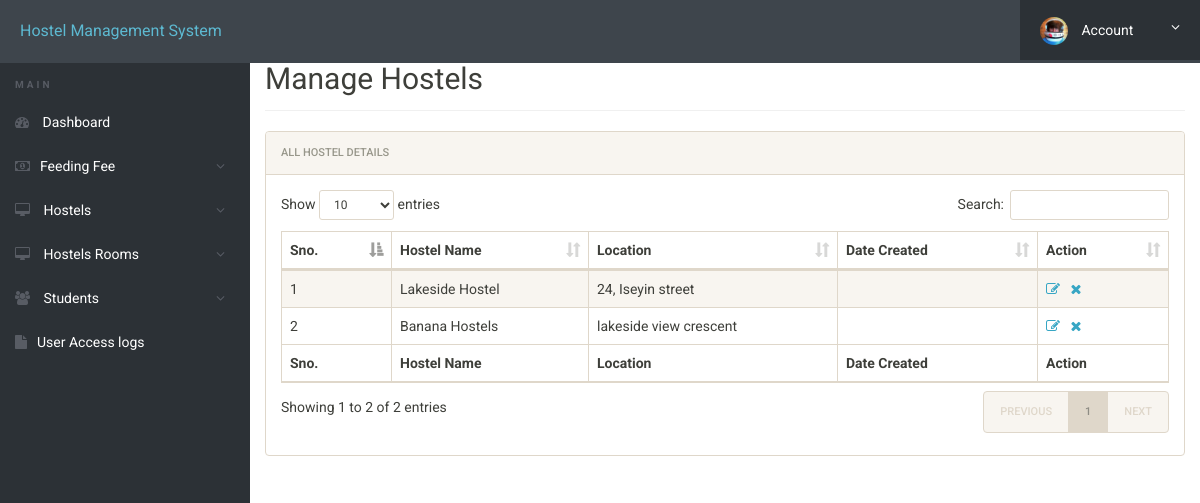
The app's page /admin/manage-hostels.php (signed in) with its own data.
### tables this page shows
CREATE TABLE `hostels` (
  `id` int(11) NOT NULL,
  `hostelName` varchar(500) DEFAULT NULL,
  `noOfRooms` int(11) DEFAULT NULL,
  `noOfAvailableRooms` int(11) DEFAULT NULL,
  `fees` int(11) DEFAULT NULL,
  `location` varchar(500) DEFAULT NULL,
  `posting_date` timestamp NULL DEFAULT current_timestamp()
);

### admin/manage-hostels.php (the view, shortened to what this page needs)
<?php
include('includes/config.php');
?>
<!doctype html>
<html lang="en" class="no-js">
<head>
	<link rel="stylesheet" href="css/font-awesome.min.css">
	<link rel="stylesheet" href="css/bootstrap.min.css">
	<link rel="stylesheet" href="css/dataTables.bootstrap.min.css">
	<link rel="stylesheet" href="css/bootstrap-social.css">
	<link rel="stylesheet" href="css/bootstrap-select.css">
	<link rel="stylesheet" href="css/fileinput.min.css">
	<link rel="stylesheet" href="css/awesome-bootstrap-checkbox.css">
	<link rel="stylesheet" href="css/style.css">
</head>
<body>
	<?php include('includes/header.php');?>
	<div class="ts-main-content">
			<?php include('includes/sidebar.php');?>
		<div class="content-wrapper">
			<div class="container-fluid">
				<div class="row">
					<div class="col-md-12">
						<h2 class="page-title" style="margin-top: 4%">Manage Hostels</h2>
						<div class="panel panel-default">
							<div class="panel-heading">All Hostel Details</div>
							<div class="panel-body">
								<table id="zctb" class="display table table-striped table-bordered table-hover" cellspacing="0" width="100%">
									<thead>
										<tr>
											<th>Sno.</th>
											<th>Hostel Name</th>
											<th>Location</th>
											<th>Date Created</th>
											<th>Action</th>
										</tr>
									</thead>
									<tfoot>
										<tr>
                                            <th>Sno.</th>
											<th>Hostel Name</th>
											<th>Location</th>
											<th>Date Created</th>
											<th>Action</th>
										</tr>
									</tfoot>
									<tbody>
<?php
$ret="select * from hostels";
$stmt= $mysqli->prepare($ret) ;
$stmt->execute() ;
$res=$stmt->get_result();
$cnt=1;
while($row=$res->fetch_object())
	  {
	  	?>
<tr><td><?php echo $cnt;?></td>
<td><?php echo $row->hostelName;?></td>
<td><?php echo $row->location;?></td>
<td><?php echo $row->dateCreated;?></td>
<td><a href="edit-hostel.php?id=<?php echo $row->hostelId;?>"><i class="fa fa-edit"></i></a>&nbsp;&nbsp;
<a href="manage-hostels.php?del=<?php echo $row->hostelId;?>" onclick="return confirm("Do you want to delete");"><i class="fa fa-close"></i></a></td>
										</tr>
									<?php
$cnt=$cnt+1;
									 } ?>
									</tbody>
								</table>
							</div>
						</div>
					</div>
				</div>
			</div>
		</div>
	</div>
</body>
</html>

### admin/css/style.css (style rules this page uses)
html { font-size: 14px; }
@media only screen and (min-width: 480px) { html { font-size: 17px; } }
@media only screen and (min-width: 768px) { html { font-size: 14px; } }
body { font-size: 1em; }
a { color: #37a6c4; }
.panel { overflow: hidden; }
.page-title { padding-bottom: 15px; margin-bottom: 20px; border-bottom: 1px solid #f0f0f0; }
.ts-main-content .content-wrapper { padding-top: 15px; margin-top: 10px; }
@media only screen and (min-width: 992px) { .ts-main-content .content-wrapper { margin-left: 250px; } }

### records on screen
hostels: hostelName "Lakeside Hostel", location "24, Iseyin street"
hostels: hostelName "Banana Hostels", location "lakeside view crescent"
